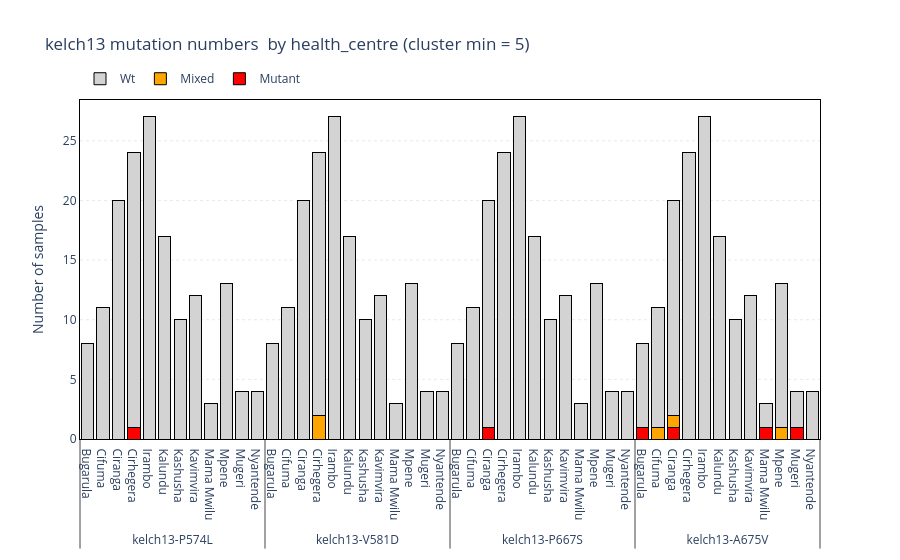
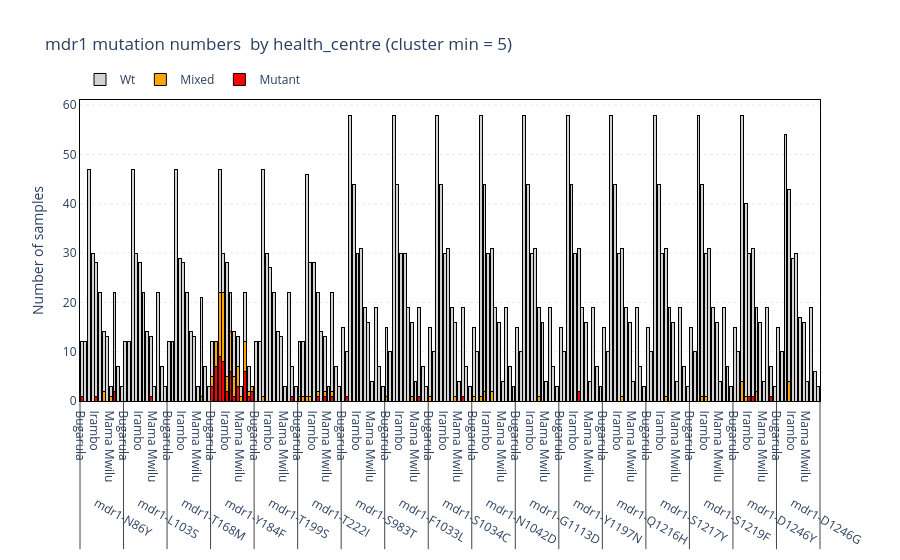

Here is the notebook cell these charts were saved with, in order:
### Code cell
for category in categories:
    for gene in resistance_genes:
        fig = generate_mutation_count_barchart(analysis_df = analysis_df, genes=[gene], by=category, master_df=master_df, min_number=5)
        fig.show()

### Figure 1 — Plotly figure (JSON) as saved in the notebook; plotly's stock layout.template omitted (floating-point values rounded to 4 significant figures; data arrays with more than 128 entries replaced by an {"elided": "..."} marker saying what was removed)
{"data": [{"customdata": {"elided": "48x3 float values"}, "hovertemplate": "%{y} mutant (%{customdata[0]:.1f}%)<extra></extra>", "marker": {"color": "red", "line": {"color": "black", "width": 1}}, "name": "Mutant", "type": "bar", "x": [["kelch13-P574L", "kelch13-P574L", "kelch13-P574L", "kelch13-P574L", "kelch13-P574L", "kelch13-P574L", "kelch13-P574L", "kelch13-P574L", "kelch13-P574L", "kelch13-P574L", "kelch13-P574L", "kelch13-P574L", "kelch13-V581D", "kelch13-V581D", "kelch13-V581D", "kelch13-V581D", "kelch13-V581D", "kelch13-V581D", "kelch13-V581D", "kelch13-V581D", "kelch13-V581D", "kelch13-V581D", "kelch13-V581D", "kelch13-V581D", "kelch13-P667S", "kelch13-P667S", "kelch13-P667S", "kelch13-P667S", "kelch13-P667S", "kelch13-P667S", "kelch13-P667S", "kelch13-P667S", "kelch13-P667S", "kelch13-P667S", "kelch13-P667S", "kelch13-P667S", "kelch13-A675V", "kelch13-A675V", "kelch13-A675V", "kelch13-A675V", "kelch13-A675V", "kelch13-A675V", "kelch13-A675V", "kelch13-A675V", "kelch13-A675V", "kelch13-A675V", "kelch13-A675V", "kelch13-A675V"], ["Bugarula", "Cifuma", "Ciranga", "Cirhegera", "Irambo", "Kalundu", "Kashusha", "Kavimvira", "Mama Mwilu", "Mpene", "Mugeri", "Nyantende", "Bugarula", "Cifuma", "Ciranga", "Cirhegera", "Irambo", "Kalundu", "Kashusha", "Kavimvira", "Mama Mwilu", "Mpene", "Mugeri", "Nyantende", "Bugarula", "Cifuma", "Ciranga", "Cirhegera", "Irambo", "Kalundu", "Kashusha", "Kavimvira", "Mama Mwilu", "Mpene", "Mugeri", "Nyantende", "Bugarula", "Cifuma", "Ciranga", "Cirhegera", "Irambo", "Kalundu", "Kashusha", "Kavimvira", "Mama Mwilu", "Mpene", "Mugeri", "Nyantende"]], "y": [0.0, 0.0, 0.0, 1.0, 0.0, 0.0, 0.0, 0.0, 0.0, 0.0, 0.0, 0.0, 0.0, 0.0, 0.0, 0.0, 0.0, 0.0, 0.0, 0.0, 0.0, 0.0, 0.0, 0.0, 0.0, 0.0, 1.0, 0.0, 0.0, 0.0, 0.0, 0.0, 0.0, 0.0, 0.0, 0.0, 1.0, 0.0, 1.0, 0.0, 0.0, 0.0, 0.0, 0.0, 1.0, 0.0, 1.0, 0.0]}, {"customdata": {"elided": "48x3 float values"}, "hovertemplate": "%{y} mixed (%{customdata[1]:.1f}%)<extra></extra>", "marker": {"color": "orange", "line": {"color": "black", "width": 1}}, "name": "Mixed", "type": "bar", "x": [["kelch13-P574L", "kelch13-P574L", "kelch13-P574L", "kelch13-P574L", "kelch13-P574L", "kelch13-P574L", "kelch13-P574L", "kelch13-P574L", "kelch13-P574L", "kelch13-P574L", "kelch13-P574L", "kelch13-P574L", "kelch13-V581D", "kelch13-V581D", "kelch13-V581D", "kelch13-V581D", "kelch13-V581D", "kelch13-V581D", "kelch13-V581D", "kelch13-V581D", "kelch13-V581D", "kelch13-V581D", "kelch13-V581D", "kelch13-V581D", "kelch13-P667S", "kelch13-P667S", "kelch13-P667S", "kelch13-P667S", "kelch13-P667S", "kelch13-P667S", "kelch13-P667S", "kelch13-P667S", "kelch13-P667S", "kelch13-P667S", "kelch13-P667S", "kelch13-P667S", "kelch13-A675V", "kelch13-A675V", "kelch13-A675V", "kelch13-A675V", "kelch13-A675V", "kelch13-A675V", "kelch13-A675V", "kelch13-A675V", "kelch13-A675V", "kelch13-A675V", "kelch13-A675V", "kelch13-A675V"], ["Bugarula", "Cifuma", "Ciranga", "Cirhegera", "Irambo", "Kalundu", "Kashusha", "Kavimvira", "Mama Mwilu", "Mpene", "Mugeri", "Nyantende", "Bugarula", "Cifuma", "Ciranga", "Cirhegera", "Irambo", "Kalundu", "Kashusha", "Kavimvira", "Mama Mwilu", "Mpene", "Mugeri", "Nyantende", "Bugarula", "Cifuma", "Ciranga", "Cirhegera", "Irambo", "Kalundu", "Kashusha", "Kavimvira", "Mama Mwilu", "Mpene", "Mugeri", "Nyantende", "Bugarula", "Cifuma", "Ciranga", "Cirhegera", "Irambo", "Kalundu", "Kashusha", "Kavimvira", "Mama Mwilu", "Mpene", "Mugeri", "Nyantende"]], "y": [0.0, 0.0, 0.0, 0.0, 0.0, 0.0, 0.0, 0.0, 0.0, 0.0, 0.0, 0.0, 0.0, 0.0, 0.0, 2.0, 0.0, 0.0, 0.0, 0.0, 0.0, 0.0, 0.0, 0.0, 0.0, 0.0, 0.0, 0.0, 0.0, 0.0, 0.0, 0.0, 0.0, 0.0, 0.0, 0.0, 0.0, 1.0, 1.0, 0.0, 0.0, 0.0, 0.0, 0.0, 0.0, 1.0, 0.0, 0.0]}, {"customdata": {"elided": "48x3 float values"}, "hovertemplate": "%{y} wt (%{customdata[2]:.1f}%)<extra></extra>", "marker": {"color": "lightgray", "line": {"color": "black", "width": 1}}, "name": "Wt", "type": "bar", "x": [["kelch13-P574L", "kelch13-P574L", "kelch13-P574L", "kelch13-P574L", "kelch13-P574L", "kelch13-P574L", "kelch13-P574L", "kelch13-P574L", "kelch13-P574L", "kelch13-P574L", "kelch13-P574L", "kelch13-P574L", "kelch13-V581D", "kelch13-V581D", "kelch13-V581D", "kelch13-V581D", "kelch13-V581D", "kelch13-V581D", "kelch13-V581D", "kelch13-V581D", "kelch13-V581D", "kelch13-V581D", "kelch13-V581D", "kelch13-V581D", "kelch13-P667S", "kelch13-P667S", "kelch13-P667S", "kelch13-P667S", "kelch13-P667S", "kelch13-P667S", "kelch13-P667S", "kelch13-P667S", "kelch13-P667S", "kelch13-P667S", "kelch13-P667S", "kelch13-P667S", "kelch13-A675V", "kelch13-A675V", "kelch13-A675V", "kelch13-A675V", "kelch13-A675V", "kelch13-A675V", "kelch13-A675V", "kelch13-A675V", "kelch13-A675V", "kelch13-A675V", "kelch13-A675V", "kelch13-A675V"], ["Bugarula", "Cifuma", "Ciranga", "Cirhegera", "Irambo", "Kalundu", "Kashusha", "Kavimvira", "Mama Mwilu", "Mpene", "Mugeri", "Nyantende", "Bugarula", "Cifuma", "Ciranga", "Cirhegera", "Irambo", "Kalundu", "Kashusha", "Kavimvira", "Mama Mwilu", "Mpene", "Mugeri", "Nyantende", "Bugarula", "Cifuma", "Ciranga", "Cirhegera", "Irambo", "Kalundu", "Kashusha", "Kavimvira", "Mama Mwilu", "Mpene", "Mugeri", "Nyantende", "Bugarula", "Cifuma", "Ciranga", "Cirhegera", "Irambo", "Kalundu", "Kashusha", "Kavimvira", "Mama Mwilu", "Mpene", "Mugeri", "Nyantende"]], "y": [8, 11, 20, 23, 27, 17, 10, 12, 3, 13, 4, 4, 8, 11, 20, 22, 27, 17, 10, 12, 3, 13, 4, 4, 8, 11, 19, 24, 27, 17, 10, 12, 3, 13, 4, 4, 7, 10, 18, 24, 27, 17, 10, 12, 2, 12, 3, 4]}], "layout": {"barmode": "stack", "hovermode": "x unified", "legend": {"orientation": "h", "x": 0, "xanchor": "left", "y": 1.02, "yanchor": "bottom"}, "plot_bgcolor": "rgba(0,0,0,0)", "title": {"text": "kelch13 mutation numbers  by health_centre (cluster min = 5)"}, "xaxis": {"linecolor": "black", "linewidth": 1, "mirror": true, "showline": true}, "yaxis": {"gridcolor": "lightgray", "griddash": "dot", "gridwidth": 0.5, "linecolor": "black", "linewidth": 1, "mirror": true, "showgrid": true, "showline": true, "title": {"text": "Number of samples"}}}}

### Figure 2 — Plotly figure (JSON) as saved in the notebook; plotly's stock layout.template omitted (floating-point values rounded to 4 significant figures; data arrays with more than 128 entries replaced by an {"elided": "..."} marker saying what was removed)
{"data": [{"customdata": {"elided": "204x3 float values"}, "hovertemplate": "%{y} mutant (%{customdata[0]:.1f}%)<extra></extra>", "marker": {"color": "red", "line": {"color": "black", "width": 1}}, "name": "Mutant", "type": "bar", "x": {"elided": "2x204 str values"}, "y": {"elided": "204 float values"}}, {"customdata": {"elided": "204x3 float values"}, "hovertemplate": "%{y} mixed (%{customdata[1]:.1f}%)<extra></extra>", "marker": {"color": "orange", "line": {"color": "black", "width": 1}}, "name": "Mixed", "type": "bar", "x": {"elided": "2x204 str values"}, "y": {"elided": "204 float values"}}, {"customdata": {"elided": "204x3 float values"}, "hovertemplate": "%{y} wt (%{customdata[2]:.1f}%)<extra></extra>", "marker": {"color": "lightgray", "line": {"color": "black", "width": 1}}, "name": "Wt", "type": "bar", "x": {"elided": "2x204 str values"}, "y": {"elided": "204 int values"}}], "layout": {"barmode": "stack", "hovermode": "x unified", "legend": {"orientation": "h", "x": 0, "xanchor": "left", "y": 1.02, "yanchor": "bottom"}, "plot_bgcolor": "rgba(0,0,0,0)", "title": {"text": "mdr1 mutation numbers  by health_centre (cluster min = 5)"}, "xaxis": {"linecolor": "black", "linewidth": 1, "mirror": true, "showline": true}, "yaxis": {"gridcolor": "lightgray", "griddash": "dot", "gridwidth": 0.5, "linecolor": "black", "linewidth": 1, "mirror": true, "showgrid": true, "showline": true, "title": {"text": "Number of samples"}}}}
